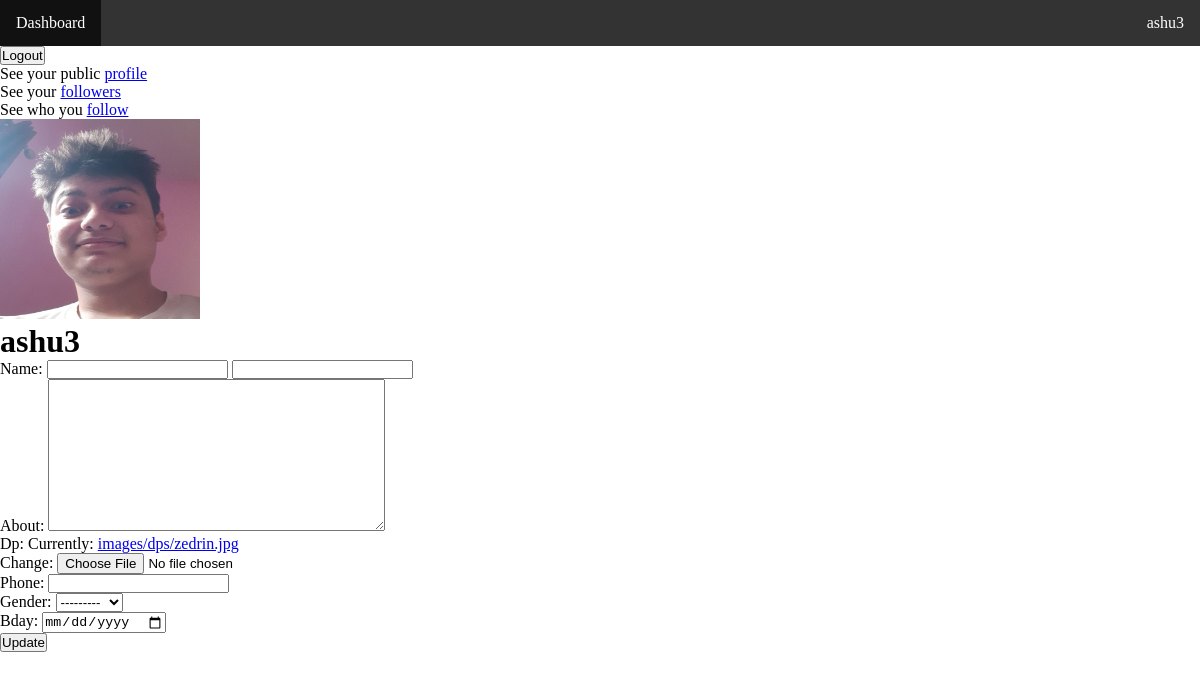
Page /accounts/profile/ (signed in) on the committed database.
### accounts/models.py (models this page shows, shortened)
class Profile(models.Model):
    gender_choices = (
        ("Male","Male"),
        ("Female", "Female"),
        ("Other", "Other")
    )
    user = models.OneToOneField(User, models.CASCADE)
    about = models.TextField(blank=True)
    dp = models.ImageField(default = "images/defaults/dp.png", upload_to = "images/dps/")
    phone = models.CharField(blank=True, max_length=13)
    gender = models.CharField(blank=True, choices=gender_choices, max_length=7)
    bday = models.DateField(blank=True,null=True)
    followers = models.ManyToManyField('self',blank=True,related_name='user_followers',symmetrical=False)
    following = models.ManyToManyField('self',blank=True,related_name='user_following',symmetrical=False)
    edited = models.DateTimeField(auto_now=True)

### accounts/views.py (the view)
# urls.py: path('profile/', views.profile),
def profile(request):
    if request.user.is_authenticated:
        profile = Profile.objects.get(user=request.user)
        if request.method == "POST":
            dp = request.FILES.get('dp')
            if dp:
                profile.dp = dp
            profile_form = forms.ProfileForm(request.POST,instance=profile)
            request.user.first_name = request.POST["fname"]
            request.user.last_name = request.POST["lname"]
            profile_form.save()
            request.user.save()
        else:
            profile_form = forms.ProfileForm(instance=profile)
    else:
        return redirect("/accounts/login")
    data = {
        'profile' : profile,
        "profile_form" : profile_form
    }
    return render(request, "accounts/profile.html", data)

### accounts/forms.py
class ProfileForm(forms.ModelForm):
    class Meta:
        model = models.Profile
        exclude = ['user','following','followers']
        widgets = {
            'bday' : forms.DateInput(attrs={'type':'date'})
        }

### templates/accounts/profile.html (shortened to what this page needs)
{% extends 'base.html' %}
{% block content %}
    <div>
        <a href="/accounts/logout">
            <button>Logout</button>
        </a>
    </div>
    <div>
        <p>
            See your public <a href="/accounts/profile/{{user.username}}">profile</a>
        </p>
        <p>
            See your <a href="/accounts/followers">followers</a>
        </p>
        <p>
            See who you <a href="/accounts/following">follow</a>
        </p>
    </div>
    <div>
        <img src="/media/{{profile.dp}}" alt="" height="200" width="200">
        <h1> {{user.username}} </h1>
        <form action="" method="post" enctype="multipart/form-data">
            Name:
            <input type="text" name="fname" value="{{user.first_name}}">
            <input type="text" name="lname" value="{{user.last_name}}">
            <br>
            {{profile_form.as_p}}
            <input type="submit" value="Update">
        </form>
    </div>
{% endblock %}

### templates/base.html (shortened to what this page needs)
<!DOCTYPE html>
<html lang="en">
<head>
    <link rel="stylesheet" href="/media/css/base.css">
</head>
<body>
    <ul class="navbar">
        <li><a class="active" href="/dash">Dashboard</a></li>
        <li style="float: right;">
            {% if user.is_authenticated %}
                <a href="/accounts/profile">{{user.username}}</a>
            {% else %}
                <a href="/accounts/login">Account</a>
            {% endif %}
        </li>
    </ul>
    {% block content %}
    {% endblock %}
</body>
</html>

### media/css/base.css (style rules this page uses)
* { padding: 0; margin: 0; }
.navbar { list-style-type: none; margin: 0; padding: 0; overflow: hidden; background-color: #333; }
.navbar li { float: left; }
.navbar li a { display: block; color: white; text-align: center; padding: 14px 16px; text-decoration: none; }

### rows in the picture
Profile: dp (picture), gender "---------"

### other values in the picture
{{ user.username }} "ashu3"
